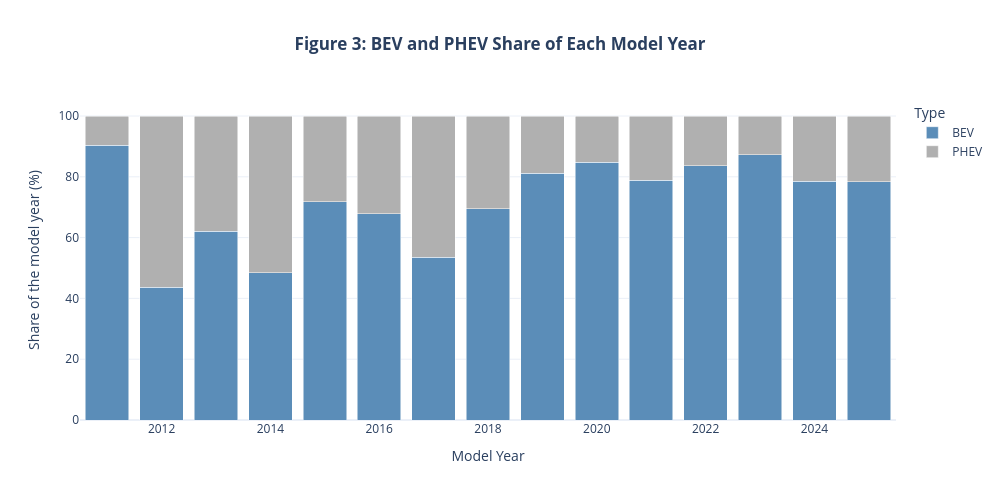

Notebook source saved alongside this figure:
### Code cell
fig = viz.type_mix_bars(type_mix)

fig.show()

### Figure 1 — Plotly figure (JSON) as saved in the notebook; plotly's stock layout.template omitted (floating-point values rounded to 4 significant figures)
{"data": [{"customdata": [[532], [609], [2460], [1555], [3151], [3431], [4493], [9632], [8720], [10053], [16230], [24771], [51225], [38676], [28171]], "hovertemplate": "Electric Vehicle Type=BEV<br>Model Year=%{x}<br>Share of the model year (%)=%{y}<br>Registrations=%{customdata[0]}<extra></extra>", "legendgroup": "BEV", "marker": {"color": "#5B8DB8", "pattern": {"shape": ""}}, "name": "BEV", "orientation": "v", "showlegend": true, "textposition": "auto", "type": "bar", "x": [2011, 2012, 2013, 2014, 2015, 2016, 2017, 2018, 2019, 2020, 2021, 2022, 2023, 2024, 2025], "xaxis": "x", "y": [90.3, 43.7, 62.1, 48.4, 71.8, 67.8, 53.6, 69.5, 81.1, 84.8, 78.9, 83.6, 87.2, 78.6, 78.3], "yaxis": "y"}, {"customdata": [[57], [786], [1501], [1655], [1238], [1630], [3890], [4231], [2032], [1804], [4334], [4849], [7489], [10545], [7801]], "hovertemplate": "Electric Vehicle Type=PHEV<br>Model Year=%{x}<br>Share of the model year (%)=%{y}<br>Registrations=%{customdata[0]}<extra></extra>", "legendgroup": "PHEV", "marker": {"color": "#B0B0B0", "pattern": {"shape": ""}}, "name": "PHEV", "orientation": "v", "showlegend": true, "textposition": "auto", "type": "bar", "x": [2011, 2012, 2013, 2014, 2015, 2016, 2017, 2018, 2019, 2020, 2021, 2022, 2023, 2024, 2025], "xaxis": "x", "y": [9.7, 56.3, 37.9, 51.6, 28.2, 32.2, 46.4, 30.5, 18.9, 15.2, 21.1, 16.4, 12.8, 21.4, 21.7], "yaxis": "y"}], "layout": {"barmode": "stack", "height": 500, "legend": {"title": {"text": "Type"}, "tracegroupgap": 0}, "title": {"text": "<b>Figure 3: BEV and PHEV Share of Each Model Year</b>", "x": 0.5}, "width": 1000, "xaxis": {"anchor": "y", "domain": [0.0, 1.0], "title": {"text": "Model Year"}}, "yaxis": {"anchor": "x", "domain": [0.0, 1.0], "title": {"text": "Share of the model year (%)"}}}}
